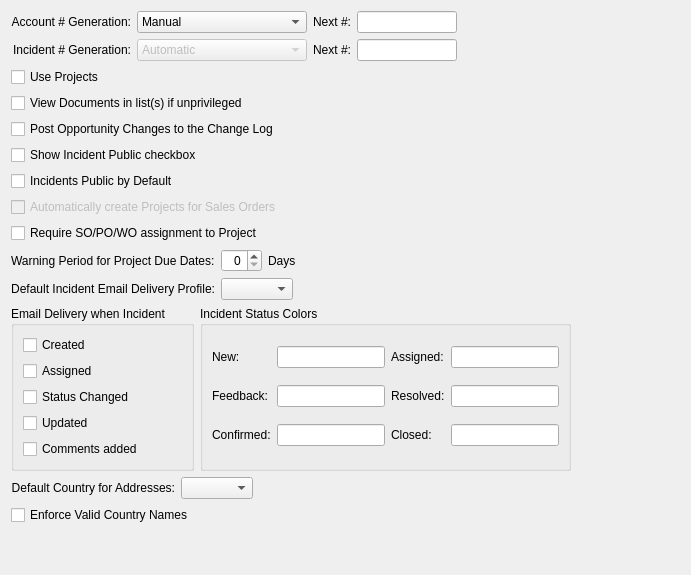
<?xml version="1.0" encoding="UTF-8"?>
<ui version="4.0">
 <comment>This file is part of the xTuple ERP: PostBooks Edition, a free and
open source Enterprise Resource Planning software suite,
Copyright (c) 1999-2019 by OpenMFG LLC, d/b/a xTuple.
It is licensed to you under the Common Public Attribution License
version 1.0, the full text of which (including xTuple-specific Exhibits)
is available at www.xtuple.com/CPAL.  By using this software, you agree
to be bound by its terms.</comment>
 <class>configureCRM</class>
 <widget class="QWidget" name="configureCRM">
  <property name="geometry">
   <rect>
    <x>0</x>
    <y>0</y>
    <width>691</width>
    <height>575</height>
   </rect>
  </property>
  <property name="windowTitle">
   <string>CRM Configuration</string>
  </property>
  <layout class="QGridLayout" name="gridLayout_3">
   <item row="0" column="0">
    <layout class="QHBoxLayout" name="horizontalLayout_4">
     <item>
      <layout class="QVBoxLayout" name="verticalLayout_3">
       <item>
        <layout class="QVBoxLayout" name="verticalLayout_2">
         <item>
          <layout class="QHBoxLayout" name="horizontalLayout_2">
           <item>
            <layout class="QGridLayout" name="gridLayout_2">
             <item row="0" column="0">
              <widget class="QLabel" name="_acctGenerationLit">
               <property name="text">
                <string>Account # Generation:</string>
               </property>
               <property name="alignment">
                <set>Qt::AlignRight|Qt::AlignTrailing|Qt::AlignVCenter</set>
               </property>
               <property name="buddy">
                <cstring>_acctGeneration</cstring>
               </property>
              </widget>
             </item>
             <item row="0" column="1">
              <widget class="QComboBox" name="_acctGeneration">
               <item>
                <property name="text">
                 <string>Manual</string>
                </property>
               </item>
               <item>
                <property name="text">
                 <string>Automatic</string>
                </property>
               </item>
               <item>
                <property name="text">
                 <string>Automatic, Allow Override</string>
                </property>
               </item>
              </widget>
             </item>
             <item row="0" column="2">
              <widget class="QLabel" name="_nextAcctNumberLit">
               <property name="text">
                <string>Next #:</string>
               </property>
               <property name="alignment">
                <set>Qt::AlignRight|Qt::AlignTrailing|Qt::AlignVCenter</set>
               </property>
               <property name="buddy">
                <cstring>_nextAcctNumber</cstring>
               </property>
              </widget>
             </item>
             <item row="0" column="3">
              <widget class="XLineEdit" name="_nextAcctNumber">
               <property name="minimumSize">
                <size>
                 <width>100</width>
                 <height>0</height>
                </size>
               </property>
               <property name="maximumSize">
                <size>
                 <width>100</width>
                 <height>16777215</height>
                </size>
               </property>
              </widget>
             </item>
             <item row="1" column="0">
              <widget class="QLabel" name="_incidentGenerationLit">
               <property name="text">
                <string>Incident # Generation:</string>
               </property>
               <property name="alignment">
                <set>Qt::AlignRight|Qt::AlignTrailing|Qt::AlignVCenter</set>
               </property>
               <property name="buddy">
                <cstring>_incidentGeneration</cstring>
               </property>
              </widget>
             </item>
             <item row="1" column="1">
              <widget class="QComboBox" name="_incidentGeneration">
               <property name="enabled">
                <bool>false</bool>
               </property>
               <item>
                <property name="text">
                 <string>Automatic</string>
                </property>
               </item>
              </widget>
             </item>
             <item row="1" column="2">
              <widget class="QLabel" name="_nextInNumberLit">
               <property name="text">
                <string>Next #:</string>
               </property>
               <property name="alignment">
                <set>Qt::AlignRight|Qt::AlignTrailing|Qt::AlignVCenter</set>
               </property>
               <property name="buddy">
                <cstring>_nextInNumber</cstring>
               </property>
              </widget>
             </item>
             <item row="1" column="3">
              <widget class="XLineEdit" name="_nextInNumber">
               <property name="minimumSize">
                <size>
                 <width>100</width>
                 <height>0</height>
                </size>
               </property>
               <property name="maximumSize">
                <size>
                 <width>100</width>
                 <height>16777215</height>
                </size>
               </property>
              </widget>
             </item>
            </layout>
           </item>
           <item>
            <spacer name="horizontalSpacer_2">
             <property name="orientation">
              <enum>Qt::Horizontal</enum>
             </property>
             <property name="sizeHint" stdset="0">
              <size>
               <width>40</width>
               <height>20</height>
              </size>
             </property>
            </spacer>
           </item>
          </layout>
         </item>
         <item>
          <layout class="QVBoxLayout" name="verticalLayout">
           <item>
            <widget class="QCheckBox" name="_useProjects">
             <property name="text">
              <string>Use Projects</string>
             </property>
            </widget>
           </item>
           <item>
            <widget class="QCheckBox" name="_documentPrivileges">
             <property name="toolTip">
              <string>If checked, an unprivileged user can still view the document in a document listing</string>
             </property>
             <property name="text">
              <string>View Documents in list(s) if unprivileged</string>
             </property>
            </widget>
           </item>
           <item>
            <widget class="QCheckBox" name="_opportunityChangeLog">
             <property name="text">
              <string>Post Opportunity Changes to the Change Log</string>
             </property>
            </widget>
           </item>
           <item>
            <widget class="QCheckBox" name="_incidentsPublicShow">
             <property name="text">
              <string>Show Incident Public checkbox</string>
             </property>
            </widget>
           </item>
           <item>
            <widget class="QCheckBox" name="_incidentsPublicDefault">
             <property name="text">
              <string>Incidents Public by Default</string>
             </property>
            </widget>
           </item>
           <item>
            <widget class="QCheckBox" name="_autoCreate">
             <property name="enabled">
              <bool>false</bool>
             </property>
             <property name="text">
              <string>Automatically create Projects for Sales Orders</string>
             </property>
            </widget>
           </item>
           <item>
            <widget class="QCheckBox" name="_requireProjectAssignment">
             <property name="toolTip">
              <string>Require assignment of a Project # to Sales Order/Purchase Order/Work Order</string>
             </property>
             <property name="text">
              <string>Require SO/PO/WO assignment to Project</string>
             </property>
            </widget>
           </item>
           <item>
            <layout class="QHBoxLayout" name="horizontalLayout_5">
             <item>
              <widget class="XLabel" name="_projectWarningLit">
               <property name="text">
                <string>Warning Period for Project Due Dates:</string>
               </property>
              </widget>
             </item>
             <item>
              <widget class="XSpinBox" name="_projectWarningDays">
               <property name="alignment">
                <set>Qt::AlignRight|Qt::AlignTrailing|Qt::AlignVCenter</set>
               </property>
              </widget>
             </item>
             <item>
              <widget class="XLabel" name="_projectWarningDaysLit">
               <property name="text">
                <string>Days</string>
               </property>
              </widget>
             </item>
             <item>
              <spacer name="horizontalSpacer_4">
               <property name="orientation">
                <enum>Qt::Horizontal</enum>
               </property>
               <property name="sizeHint" stdset="0">
                <size>
                 <width>40</width>
                 <height>20</height>
                </size>
               </property>
              </spacer>
             </item>
            </layout>
           </item>
           <item>
            <layout class="QHBoxLayout">
             <item>
              <widget class="QLabel" name="_incdtEmailProfileLit">
               <property name="text">
                <string>Default Incident Email Delivery Profile:</string>
               </property>
               <property name="alignment">
                <set>Qt::AlignRight|Qt::AlignTrailing|Qt::AlignVCenter</set>
               </property>
               <property name="buddy">
                <cstring>_incdtEmailProfile</cstring>
               </property>
              </widget>
             </item>
             <item>
              <widget class="XComboBox" name="_incdtEmailProfile">
               <property name="allowNull">
                <bool>true</bool>
               </property>
              </widget>
             </item>
             <item>
              <spacer>
               <property name="orientation">
                <enum>Qt::Horizontal</enum>
               </property>
               <property name="sizeHint" stdset="0">
                <size>
                 <width>0</width>
                 <height>20</height>
                </size>
               </property>
              </spacer>
             </item>
            </layout>
           </item>
          </layout>
         </item>
         <item>
          <layout class="QHBoxLayout" name="horizontalLayout">
           <item>
            <widget class="QGroupBox" name="_incdtDelGroup">
             <property name="enabled">
              <bool>true</bool>
             </property>
             <property name="title">
              <string>Email Delivery when Incident</string>
             </property>
             <layout class="QGridLayout">
              <item row="0" column="0">
               <widget class="QCheckBox" name="_incdtCreated">
                <property name="text">
                 <string>Created</string>
                </property>
               </widget>
              </item>
              <item row="1" column="0">
               <widget class="QCheckBox" name="_incdtAssigned">
                <property name="text">
                 <string>Assigned</string>
                </property>
               </widget>
              </item>
              <item row="2" column="0">
               <widget class="QCheckBox" name="_incdtStatus">
                <property name="text">
                 <string>Status Changed</string>
                </property>
               </widget>
              </item>
              <item row="3" column="0">
               <widget class="QCheckBox" name="_incdtUpdated">
                <property name="text">
                 <string>Updated</string>
                </property>
               </widget>
              </item>
              <item row="4" column="0">
               <widget class="QCheckBox" name="_incdtComments">
                <property name="text">
                 <string>Comments added</string>
                </property>
               </widget>
              </item>
             </layout>
            </widget>
           </item>
           <item>
            <widget class="QGroupBox" name="_incdtStatus_2">
             <property name="title">
              <string>Incident Status Colors</string>
             </property>
             <layout class="QGridLayout" name="gridLayout_9">
              <item row="0" column="0">
               <widget class="QLabel" name="_newLit">
                <property name="text">
                 <string>New:</string>
                </property>
               </widget>
              </item>
              <item row="0" column="1">
               <widget class="XLineEdit" name="_new"/>
              </item>
              <item row="0" column="2">
               <widget class="QLabel" name="_assignedLit">
                <property name="text">
                 <string>Assigned:</string>
                </property>
               </widget>
              </item>
              <item row="0" column="3">
               <widget class="XLineEdit" name="_assigned"/>
              </item>
              <item row="1" column="0">
               <widget class="QLabel" name="_feedbackLit">
                <property name="text">
                 <string>Feedback:</string>
                </property>
               </widget>
              </item>
              <item row="1" column="1">
               <widget class="XLineEdit" name="_feedback"/>
              </item>
              <item row="1" column="2">
               <widget class="QLabel" name="_resolvedLit">
                <property name="text">
                 <string>Resolved:</string>
                </property>
               </widget>
              </item>
              <item row="1" column="3">
               <widget class="XLineEdit" name="_resolved"/>
              </item>
              <item row="2" column="0">
               <widget class="QLabel" name="_confirmedLit">
                <property name="text">
                 <string>Confirmed:</string>
                </property>
               </widget>
              </item>
              <item row="2" column="1">
               <widget class="XLineEdit" name="_confirmed"/>
              </item>
              <item row="2" column="2">
               <widget class="QLabel" name="_closedLit">
                <property name="text">
                 <string>Closed:</string>
                </property>
               </widget>
              </item>
              <item row="2" column="3">
               <widget class="XLineEdit" name="_closed"/>
              </item>
             </layout>
            </widget>
           </item>
          </layout>
         </item>
         <item>
          <layout class="QHBoxLayout" name="horizontalLayout_3">
           <item>
            <widget class="XLabel" name="_countryLit">
             <property name="text">
              <string>Default Country for Addresses:</string>
             </property>
             <property name="alignment">
              <set>Qt::AlignRight|Qt::AlignTrailing|Qt::AlignVCenter</set>
             </property>
             <property name="buddy">
              <cstring>_country</cstring>
             </property>
            </widget>
           </item>
           <item>
            <widget class="XComboBox" name="_country">
             <property name="allowNull">
              <bool>true</bool>
             </property>
             <property name="nullStr">
              <string>[ no default ]</string>
             </property>
             <property name="type">
              <enum>XComboBox::Countries</enum>
             </property>
            </widget>
           </item>
           <item>
            <spacer name="horizontalSpacer">
             <property name="orientation">
              <enum>Qt::Horizontal</enum>
             </property>
             <property name="sizeHint" stdset="0">
              <size>
               <width>40</width>
               <height>20</height>
              </size>
             </property>
            </spacer>
           </item>
          </layout>
         </item>
         <item>
          <widget class="XCheckBox" name="_strictCountries">
           <property name="text">
            <string>Enforce Valid Country Names</string>
           </property>
           <property name="forgetful">
            <bool>true</bool>
           </property>
          </widget>
         </item>
        </layout>
       </item>
       <item>
        <spacer name="verticalSpacer">
         <property name="orientation">
          <enum>Qt::Vertical</enum>
         </property>
         <property name="sizeHint" stdset="0">
          <size>
           <width>20</width>
           <height>0</height>
          </size>
         </property>
        </spacer>
       </item>
      </layout>
     </item>
     <item>
      <spacer name="horizontalSpacer_3">
       <property name="orientation">
        <enum>Qt::Horizontal</enum>
       </property>
       <property name="sizeHint" stdset="0">
        <size>
         <width>0</width>
         <height>20</height>
        </size>
       </property>
      </spacer>
     </item>
    </layout>
   </item>
  </layout>
 </widget>
 <customwidgets>
  <customwidget>
   <class>XCheckBox</class>
   <extends>QCheckBox</extends>
   <header>xcheckbox.h</header>
  </customwidget>
  <customwidget>
   <class>XComboBox</class>
   <extends>QComboBox</extends>
   <header>xcombobox.h</header>
  </customwidget>
  <customwidget>
   <class>XLabel</class>
   <extends>QLabel</extends>
   <header>xlabel.h</header>
  </customwidget>
  <customwidget>
   <class>XLineEdit</class>
   <extends>QLineEdit</extends>
   <header>xlineedit.h</header>
   <container>1</container>
  </customwidget>
  <customwidget>
   <class>XSpinBox</class>
   <extends>QSpinBox</extends>
   <header>xspinbox.h</header>
  </customwidget>
 </customwidgets>
 <tabstops>
  <tabstop>_acctGeneration</tabstop>
  <tabstop>_nextAcctNumber</tabstop>
  <tabstop>_incidentGeneration</tabstop>
  <tabstop>_nextInNumber</tabstop>
  <tabstop>_useProjects</tabstop>
  <tabstop>_autoCreate</tabstop>
  <tabstop>_opportunityChangeLog</tabstop>
  <tabstop>_incidentsPublicShow</tabstop>
  <tabstop>_incidentsPublicDefault</tabstop>
  <tabstop>_incdtEmailProfile</tabstop>
  <tabstop>_incdtCreated</tabstop>
  <tabstop>_incdtAssigned</tabstop>
  <tabstop>_incdtStatus</tabstop>
  <tabstop>_incdtUpdated</tabstop>
  <tabstop>_incdtComments</tabstop>
  <tabstop>_new</tabstop>
  <tabstop>_feedback</tabstop>
  <tabstop>_confirmed</tabstop>
  <tabstop>_assigned</tabstop>
  <tabstop>_resolved</tabstop>
  <tabstop>_closed</tabstop>
  <tabstop>_country</tabstop>
  <tabstop>_strictCountries</tabstop>
 </tabstops>
 <resources/>
 <connections>
  <connection>
   <sender>_useProjects</sender>
   <signal>toggled(bool)</signal>
   <receiver>_autoCreate</receiver>
   <slot>setEnabled(bool)</slot>
   <hints>
    <hint type="sourcelabel">
     <x>269</x>
     <y>93</y>
    </hint>
    <hint type="destinationlabel">
     <x>246</x>
     <y>117</y>
    </hint>
   </hints>
  </connection>
 </connections>
</ui>
